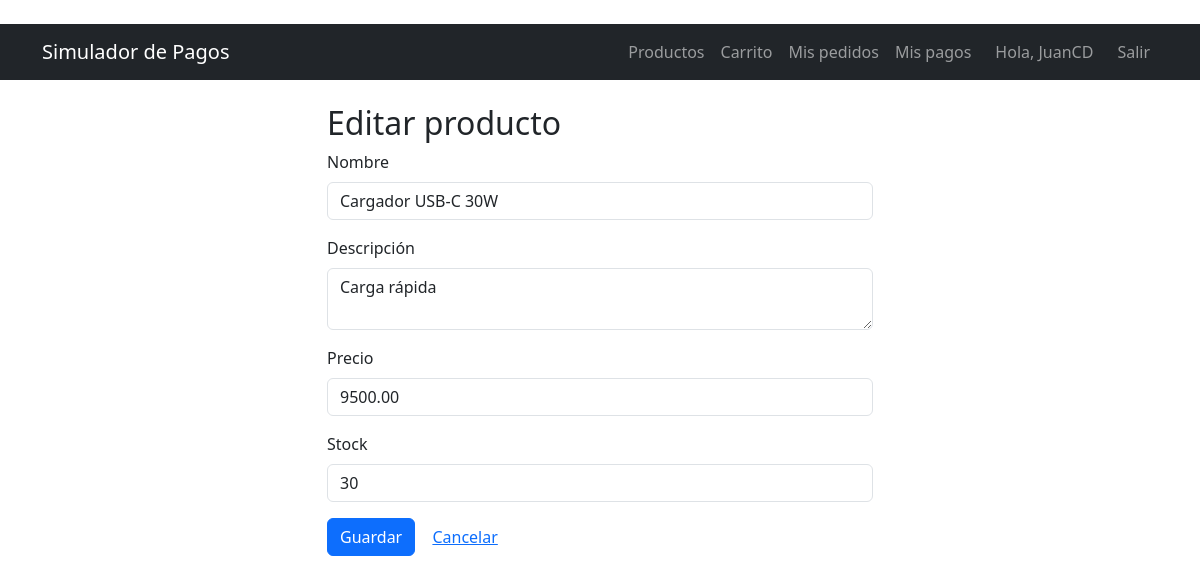
Page /productos/4/editar (signed in) on the committed database.
### app/models.py (models this page shows, shortened)
class Usuario(UserMixin, db.Model):
    __tablename__ = "usuarios"
    id = db.Column(db.Integer, primary_key=True)
    nombre = db.Column(db.String(80), nullable=False)
    email = db.Column(db.String(120), unique=True, nullable=False, index=True)
    password_hash = db.Column(db.String(256), nullable=False)
    fecha_registro = db.Column(db.DateTime, default=datetime.utcnow)
    pedidos = db.relationship("Pedido", back_populates="usuario", lazy=True)

class Producto(db.Model):
    __tablename__ = "productos"
    id = db.Column(db.Integer, primary_key=True)
    nombre = db.Column(db.String(100), nullable=False)
    descripcion = db.Column(db.Text)
    precio = db.Column(db.Numeric(10, 2), nullable=False)
    stock = db.Column(db.Integer, nullable=False, default=0)
    items = db.relationship("ItemPedido", back_populates="producto", lazy=True)

### app/routes/products.py (the view)
@products_bp.route("/<int:id>/editar", methods=["GET", "POST"])
@login_required
def editar(id):
    producto = db.get_or_404(Producto, id)
    form = ProductoForm(obj=producto)
    if form.validate_on_submit():
        form.populate_obj(producto)
        db.session.commit()
        flash("Producto actualizado.", "success")
        return redirect(url_for("products.listar"))
    return render_template("producto_form.html", form=form, titulo="Editar producto")

### app/forms.py
class ProductoForm(FlaskForm):
    nombre = StringField("Nombre", validators=[DataRequired(), Length(max=100)])
    descripcion = TextAreaField("Descripción", validators=[Optional(), Length(max=500)])
    precio = DecimalField("Precio", places=2,
                          validators=[InputRequired(), NumberRange(min=0.01, message="El precio debe ser mayor a 0")])
    stock = IntegerField("Stock",
                         validators=[InputRequired(), NumberRange(min=0, message="El stock no puede ser negativo")])
    submit = SubmitField("Guardar")

### app/models.py (called while the page is built)
@login_manager.user_loader
def cargar_usuario(user_id):
    return db.session.get(Usuario, int(user_id))

### app/templates/producto_form.html (shortened to what this page needs)
{% extends "base.html" %} {% block title %}{{ titulo }}{% endblock %} {% block
content %}
<div class="row justify-content-center">
  <div class="col-md-6">
    <h2>{{ titulo }}</h2>
    <form method="POST" novalidate>
      {{ form.hidden_tag() }} {% for campo in [form.nombre, form.descripcion,
      form.precio, form.stock] %}
      <div class="mb-3">
        {{ campo.label(class="form-label") }} {{ campo(class="form-control" + ("
        is-invalid" if campo.errors else "")) }}
      </div>
      {% endfor %} {{ form.submit(class="btn btn-primary") }}
      <a href="{{ url_for('products.listar') }}" class="btn btn-link"
        >Cancelar</a
      >
    </form>
  </div>
</div>
{% endblock %}

### app/templates/base.html (shortened to what this page needs)
﻿<!DOCTYPE html>
<html lang="es">
<head>
    <link href="https://cdn.jsdelivr.net/npm/bootstrap@5.3.3/dist/css/bootstrap.min.css" rel="stylesheet">
</head>
<body>
<nav class="navbar navbar-expand navbar-dark bg-dark mb-4">
    <div class="container">
        <a class="navbar-brand" href="{{ url_for('index') }}">Simulador de Pagos</a>
        <div class="navbar-nav ms-auto">
            <a class="nav-link" href="{{ url_for('products.listar') }}">Productos</a>
            {% if current_user.is_authenticated %}
                <a class="nav-link" href="{{ url_for('orders.carrito') }}">Carrito</a>
                <a class="nav-link" href="{{ url_for('orders.listar') }}">Mis pedidos</a>
                <a class="nav-link" href="{{ url_for('payments.listar') }}">Mis pagos</a>
                <span class="navbar-text mx-3">Hola, {{ current_user.nombre }}</span>
                <a class="nav-link" href="{{ url_for('auth.logout') }}">Salir</a>
            {% else %}
                <a class="nav-link" href="{{ url_for('auth.login') }}">Ingresar</a>
                <a class="nav-link" href="{{ url_for('auth.registro') }}">Registrarse</a>
            {% endif %}
        </div>
    </div>
</nav>
<div class="container">
    {% block content %}{% endblock %}
</div>
</body>
</html>

### rows in the picture
Usuario: nombre "JuanCD"
Producto: nombre "Cargador USB-C 30W" "Carga rápida" "9500.00" "30"

### other values in the picture
{{ titulo }} "Editar producto"
{{ campo.label(class="form-label") }} "Nombre" "Descripción" "Precio" "Stock"
